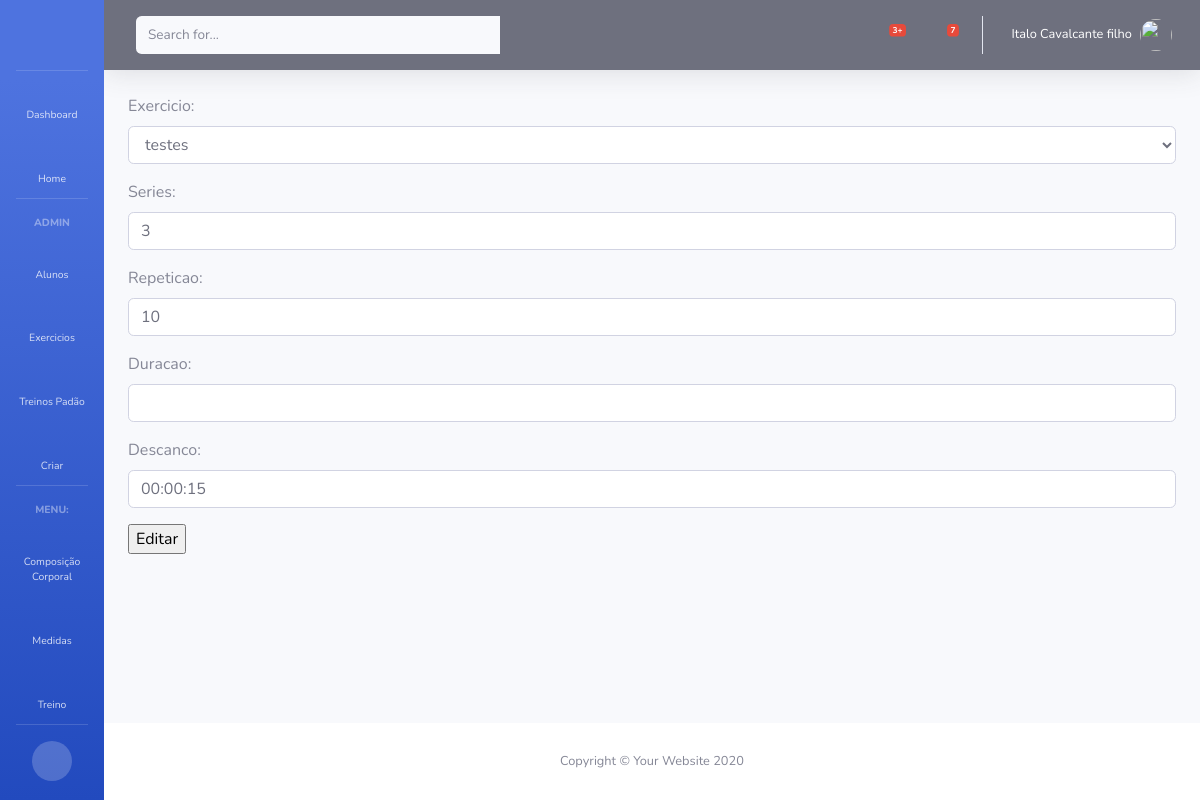
Page /Editarteinoexercicio/1 (signed in) on the committed database.
### pessonal/models.py (models this page shows, shortened)
class TreinoEx(models.Model):
    exercicio = models.ForeignKey(Exercicio,on_delete= models.PROTECT)
    treino = models.ForeignKey(Treino,on_delete= models.CASCADE)
    series = models.IntegerField()
    repeticao = models.IntegerField(null = True, blank = True)
    duracao = models.DurationField(null = True, blank= True)
    descanco = models.DurationField()

### pessonal/views.py (the view)
# urls.py: path('Editarteinoexercicio/<int:pk>', views.TreinoexEdit.as_view(), name = 'edittreinoex'),
class TreinoexEdit(PermissionRequiredMixin,UpdateView):
    permission_required = 'pessonal.change_treinoEx'
    model = TreinoEx
    form_class = TreinoExForm
    template_name = 'perssonal/TreinoEx_edit.html'

### pessonal/forms.py
class TreinoExForm(ModelForm):
    class Meta:
        model = TreinoEx
        exclude = [ 'treino']

### pessonal/models.py (called while the page is built)
    def __str__(self):
        return str(self.titulo)

### pessonal/templates/perssonal/TreinoEx_edit.html (shortened to what this page needs)
{% extends 'base.html' %}
{% load widget_tweaks %}
{% block content %}
<form action="" method="post">
    {% for field in form.visible_fields %}
      <div class="form-group">
        {{ field.label_tag }}
        {% if form.is_bound %}
          {% if field.errors %}
            {% render_field field class="form-control is-invalid" %}
            {% for error in field.errors %}
              <div class="invalid-feedback">
                {{ error }}
              </div>
            {% endfor %}
          {% else %}
            {% render_field field class="form-control is-valid" %}
          {% endif %}
        {% else %}
          {% render_field field class="form-control" %}
        {% endif %}
      </div>
    {% endfor %}
    <input type="submit" value="Editar" />
</form>
{% endblock content %}

### templates/base.html (shortened to what this page needs)
{% load static %}
<!DOCTYPE html>
<html lang="pt-br>
<head>
    <meta charset="UTF-8">
  <link href="{% static 'vendor/fontawesome-free/css/all.css' %}" rel="stylesheet" type="text/css">
  <link href="{% static 'css/sb-admin-2.css' %}" rel="stylesheet">
</head>
<body id="page-top">
  <div id="wrapper">
    <ul class="navbar-nav bg-gradient-primary sidebar sidebar-dark accordion toggled" id="accordionSidebar">
      <a class="sidebar-brand d-flex align-items-center justify-content-center" href="index.html">
      </a>
      <hr class="sidebar-divider my-0">
      <li class="nav-item ">
        <a class="nav-link" href="{% url 'dash' %}">
          <i class="fas fa-fw fa-tachometer-alt"></i>
          <span>Dashboard</span></a>
      </li>
      <li class="nav-item">
        <a class="nav-link" href="{% url 'home' %}">
          <i class="fas fa-fw fa-home"></i>
          <span>Home</span></a>
      </li>
     {% if user.is_superuser %}
      <hr class="sidebar-divider">
      <div class="sidebar-heading">
        Admin
      </div>
      <li class="nav-item">
        <a class="nav-link" href="{% url 'alunos' %}">
          <span>Alunos</span></a>
      </li>
      <li class="nav-item">
        <a class="nav-link" href="{% url 'exerciciolist' %}">
          <span>Exercicios</span></a>
      </li>
      <li class="nav-item">
        <a class="nav-link" href="{% url 'treinosP'%}">
          <i class="fas fa-fw fa-clipboard-list"></i>
          <span>Treinos Padão</span></a>
      </li>
      <li class="nav-item">
        <a class="nav-link collapsed" href="#" data-toggle="collapse" data-target="#collapseTwo" aria-expanded="true" aria-controls="collapseTwo">
          <i class="fas fa-fw fa-plus-circle"></i>
          <span>Criar</span>
        </a>
      </li>
      {% endif %}
      {% if user.is_authenticated %}
      <hr class="sidebar-divider">
      <div class="sidebar-heading">
        Menu:
      </div>
      <li class="nav-item">
        <a class="nav-link" href="{% url 'ComposiList' user.pk %}">
          <span>Composição Corporal</span></a>
      </li>
      <li class="nav-item">
        <a class="nav-link" href="{% url 'medidasList' user.pk %}">
          <span>Medidas</span></a>
      </li>
      <li class="nav-item">
        <a class="nav-link" href="{% url 'treinos' user.pk %}">
          <i class="fas fa-fw fa-clipboard-list"></i>
          <span>Treino</span></a>
      </li>
      <hr class="sidebar-divider d-none d-md-block">
      <div class="text-center d-none d-md-inline">
        <button class="rounded-circle border-0" id="sidebarToggle"></button>
      </div>
        {% endif %}
    </ul>
    <div id="content-wrapper" class="d-flex flex-column">
      <div id="content">
        <nav class="navbar navbar-expand navbar-light bg-gray-700 topbar mb-4 static-top shadow">
          <form class="d-none d-sm-inline-block form-inline mr-auto ml-md-3 my-2 my-md-0 mw-100 navbar-search">
            <div class="input-group">
              <input type="text" class="form-control bg-light border-0 small" placeholder="Search for..." aria-label="Search" aria-describedby="basic-addon2">
              <div class="input-group-append">
                <button class="btn btn-green" type="button">
                  <i class="fas fa-search fa-sm"></i>
                </button>
              </div>
            </div>
          </form>
          <ul class="navbar-nav ml-auto">
            <li class="nav-item dropdown no-arrow mx-1">
              <a class="nav-link dropdown-toggle" href="#" id="alertsDropdown" role="button" data-toggle="dropdown" aria-haspopup="true" aria-expanded="false">
                <i class="fas fa-bell fa-fw"></i>
                <span class="badge badge-danger badge-counter">3+</span>
              </a>
            </li>
            <li class="nav-item dropdown no-arrow mx-1">
              <a class="nav-link dropdown-toggle" href="#" id="messagesDropdown" role="button" data-toggle="dropdown" aria-haspopup="true" aria-expanded="false">
                <i class="fas fa-envelope fa-fw"></i>
                <span class="badge badge-danger badge-counter">7</span>
              </a>
            </li>
            {% if user.is_authenticated %}
            <li class="nav-item dropdown no-arrow">
              <a class="nav-link dropdown-toggle" href="#" id="userDropdown" role="button" data-toggle="dropdown" aria-haspopup="true" aria-expanded="false">
                <span class="mr-2 d-none d-lg-inline text-white small">{{user.first_name}} {{user.last_name}}</span>
                <img class="img-profile rounded-circle" src="https://d1nhio0ox7pgb.cloudfront.net/_img/o_collection_png/green_dark_grey/512x512/plain/user.png">
              </a>
            </li>
            {% endif %}
          </ul>
        </nav>
        <div class="container-fluid">
            {% block content %}
            {% endblock content %}
        </div>
      </div>
      <footer class="sticky-footer bg-white">
        <div class="container my-auto">
          <div class="copyright text-center my-auto">
            <span>Copyright &copy; Your Website 2020</span>
          </div>
        </div>
      </footer>
    </div>
  </div>
</body>
</html>

### rows in the picture
TreinoEx: exercicio "testes" "3" "10" "00:00:15"

### other values in the picture
{{ user.first_name }} "Italo"
{{ user.last_name }} "Cavalcante filho"
{{ field.label_tag }} "Exercicio:" "Series:" "Repeticao:" "Duracao:" "Descanco:"
